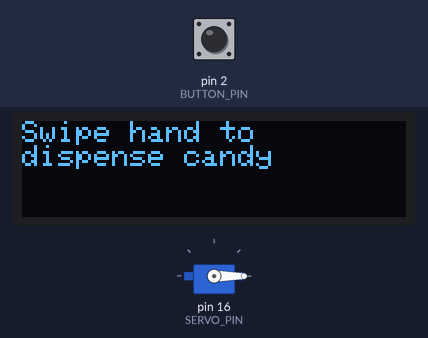
The sketch below on a simulated Arduino Uno, built with avr-gcc and run on an emulated ATmega328P. Parts: 128×32 one-colour display, servo. Inputs (shaded band) come from the test bench; at power-on: pin 2 (BUTTON_PIN) HIGH. The display library's start-up logo is not drawn; what the sketch prints to the serial monitor is not drawn.

Above: at 4.7 s.
4.8 s: pin 2 (BUTTON_PIN) pulled LOW for 0.15 s
At 6.3 s:
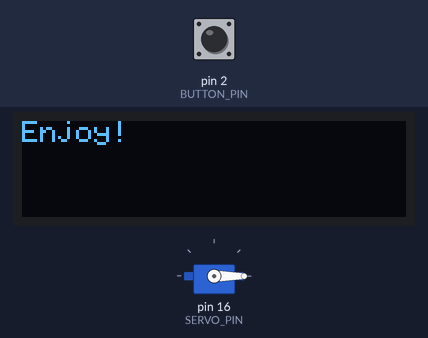
7.9 s: pin 2 (BUTTON_PIN) pulled LOW for 3.2 s
At 9.7 s:
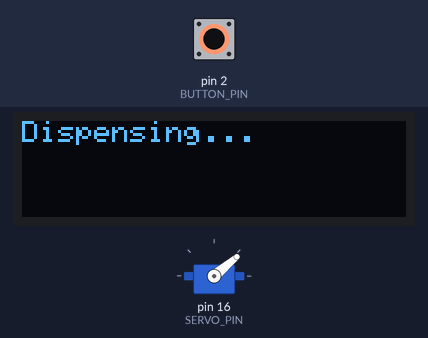
14.1 s: pin 2 (BUTTON_PIN) pulled LOW for 1 s
At 19.2 s:
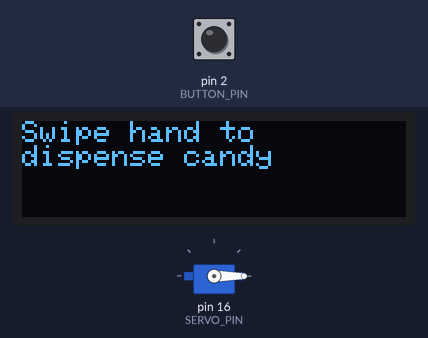
Timing chart, 0 to 20.7 s (numbered marks = the images above; inputs shaded):
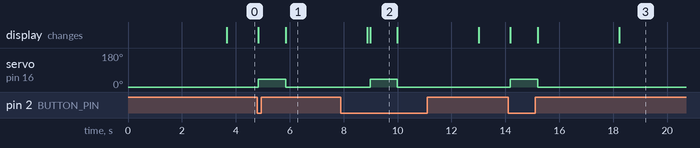

The sketch:

CandyDispenser.ino
```cpp
// Some of this code is based off of the Adafruit servo example here:
// https://learn.adafruit.com/adafruit-arduino-lesson-14-servo-motors/arduino-code-for-sweep
// as well as the Adafruit OLED example here:
// https://github.com/adafruit/Adafruit_SSD1306/tree/master/examples/ssd1306_128x32_i2c
// and the Adafruit ADPS9960 digital proximity/gesture sensor guide here:
// https://learn.adafruit.com/adafruit-apds9960-breakout/arduino-wiring-and-test
//
// The Adafruit I/O dashboard referenced in this code can be viewed
// at: https://io.adafruit.com/meerskat/dashboards/candy-dispenser

/************************** Configuration ***********************************/

// edit the config.h tab and enter your Adafruit IO credentials
// and any additional configuration needed for WiFi, cellular,
// or ethernet clients.
#include "config.h"

/************************ Code Starts Here *******************************/

#include <Adafruit_APDS9960.h>
#include <Adafruit_GFX.h>
#include <Adafruit_Sensor.h>
#include <Adafruit_SSD1306.h>
#include <Servo.h>
#include <SPI.h>
#include <Wire.h>

// Define digital pin constants
#define BUTTON_PIN 2
#define SDA_PIN 4
#define SCL_PIN 5
#define SERVO_PIN 16

#define SCREEN_WIDTH 128 // OLED display width, in pixels
#define SCREEN_HEIGHT 32 // OLED display height, in pixels

// Declaration for an SSD1306 display connected to I2C (SDA, SCL pins)
#define OLED_RESET     -1 // Reset pin # (or -1 if sharing Arduino reset pin)
Adafruit_SSD1306 display(SCREEN_WIDTH, SCREEN_HEIGHT, &Wire, OLED_RESET);

// Create servo instance
Servo servo;

// Create APDS9960 instance
Adafruit_APDS9960 apds;

// Variable to capture current servo position in degrees.
int servo_angle = 0;

// Set up Adafruit I/O feeds
AdafruitIO_Feed *dispense = io.feed("dispense");
AdafruitIO_Feed *history = io.feed("candy-history");

// Variable to capture which temperature format to display
bool isFahrenheit = true;

void setup() {
  // Start the serial connection
  Serial.begin(9600);

  // Initialize OLED display
  // SSD1306_SWITCHCAPVCC = generate display voltage from 3.3V internally
  if(!display.begin(SSD1306_SWITCHCAPVCC, 0x3C)) { // Address 0x3C for 128x32
    Serial.println(F("SSD1306 allocation failed"));
    for(;;); // Don't proceed, loop forever
  }

  // Initialize ADPS9960
  if(!apds.begin()){
    Serial.println("failed to initialize device! Please check your wiring.");
  }
  else Serial.println("Device initialized!");

  // Gesture mode will be entered once proximity mode senses something close
  apds.enableProximity(true);
  apds.enableGesture(true);

  // Show initial display buffer contents on the screen --
  // the library initializes this with an Adafruit splash screen.
  display.display();
  delay(2000); // Pause for 2 seconds

  // Clear the buffer
  display.clearDisplay();

  // Draw a single pixel in white
  display.drawPixel(10, 10, SSD1306_WHITE);

  // Wait for serial monitor to open
  while(! Serial);

  // Attach servo to pin and reset angle to 0 degrees.
  servo.attach(SERVO_PIN);
  servo.write(servo_angle);

  // Connect to io.adafruit.com
  Serial.print("Connecting to Adafruit IO");
  io.connect();

  // Set up a message handler for the button feed, will call
  // buttonPressed function whenever the dashboard button is pressed
  dispense->onMessage(dispenseCandy);

  // Wait for a connection to Adafruit, print a "." every
  // half second while waiting
  while(io.status() < AIO_CONNECTED) {
    Serial.print(".");
    delay(500);
  }

  // Print that Adafruit connection has been established
  Serial.println();
  Serial.println(io.statusText());
}

void loop() {
  // io.run(); is required for all sketches.
  // it should always be present at the top of your loop
  // function. it keeps the client connected to
  // io.adafruit.com, and processes any incoming data.
  io.run();

  // Dispense candy when the button is pressed
  if (digitalRead(BUTTON_PIN) == LOW) {
    dispenseCandy();
    // Wait 1 second between detecting button presses
    delay(1000);
  }

  // Dispense candy when the ADPS9960 senses a left or right gesture
  uint8_t gesture = apds.readGesture();
  Serial.println(gesture);
  if(gesture == APDS9960_LEFT || gesture == APDS9960_RIGHT) {
    dispenseCandy();
    delay(1000);
  }

  // Call draw text function with spaces for newline separation on OLED.
  drawText("Swipe hand to        dispense candy");
}

// Function to read button presses from Adafruit IO and call
// candy dispensing function accordingly.
void dispenseCandy(AdafruitIO_Data *data) {
  bool isDispensePressed = data->toPinLevel();
  if (isDispensePressed) {
    dispenseCandy();
  }
}

// Function to handle all actions to dispense candy and publish
// related status to Adafruit IO.
void dispenseCandy() {
  drawText("Dispensing...");

  // Swing servo to dispense candy
  servo.write(40);
  delay(1000);
  servo.write(0);

  // Publish a dispense event to Adafruit IO
  history->save(0);
  history->save(1);
  history->save(0);

  drawText("Enjoy!");
  delay(2000);
}

// Function to display the current sensor data on the OLED screen
void drawText(String textToDisplay) {
  // Clear old information from display buffer
  display.clearDisplay();

  display.setTextSize(1);      // Normal 1:1 pixel scale
  display.setTextColor(SSD1306_WHITE); // Draw white text
  display.setCursor(0, 0);     // Start at top-left corner
  display.cp437(true);         // Use full 256 char 'Code Page 437' font

  // Display text on OLED
  display.print(textToDisplay);

  // Write everything to the OLED display
  display.display();
}
```

config.h
```cpp
/************************ Adafruit IO Config *******************************/

// visit io.adafruit.com if you need to create an account,
// or if you need your Adafruit IO key.
#define IO_USERNAME  ""
#define IO_KEY       ""

#define WIFI_SSID ""
#define WIFI_PASS ""

// comment out the following lines if you are using fona or ethernet
#include "AdafruitIO_WiFi.h"

#if defined(USE_AIRLIFT) || defined(ADAFRUIT_METRO_M4_AIRLIFT_LITE) ||         \
    defined(ADAFRUIT_PYPORTAL)
// Configure the pins used for the ESP32 connection
#if !defined(SPIWIFI_SS) // if the wifi definition isnt in the board variant
// Don't change the names of these #define's! they match the variant ones
#define SPIWIFI SPI
#define SPIWIFI_SS 10 // Chip select pin
#define NINA_ACK 9    // a.k.a BUSY or READY pin
#define NINA_RESETN 6 // Reset pin
#define NINA_GPIO0 -1 // Not connected
#endif
AdafruitIO_WiFi io(IO_USERNAME, IO_KEY, WIFI_SSID, WIFI_PASS, SPIWIFI_SS,
                   NINA_ACK, NINA_RESETN, NINA_GPIO0, &SPIWIFI);
#else
AdafruitIO_WiFi io(IO_USERNAME, IO_KEY, WIFI_SSID, WIFI_PASS);
#endif
```

Measured:
- after the input at 4.8 s, servo on pin 16 (SERVO_PIN): 0° → 40° at once, → 0° 1.0 s later; the display: first changes at once (image 1 shows a later state)
- after the input at 7.9 s, servo on pin 16 (SERVO_PIN): 0° → 40° after 1.1 s, → 0° 1.0 s later; the display: first differs from a run without the input after 1.1 s (image 2)
- after the input at 14.1 s, servo on pin 16 (SERVO_PIN): 0° → 40° after 0.08 s, → 0° 1.0 s later; the display: first changes after 0.08 s (image 3 shows a later state)
- what the display in image 2 shows lasts 1.0 s, from 9.0 s to 10.0 s
